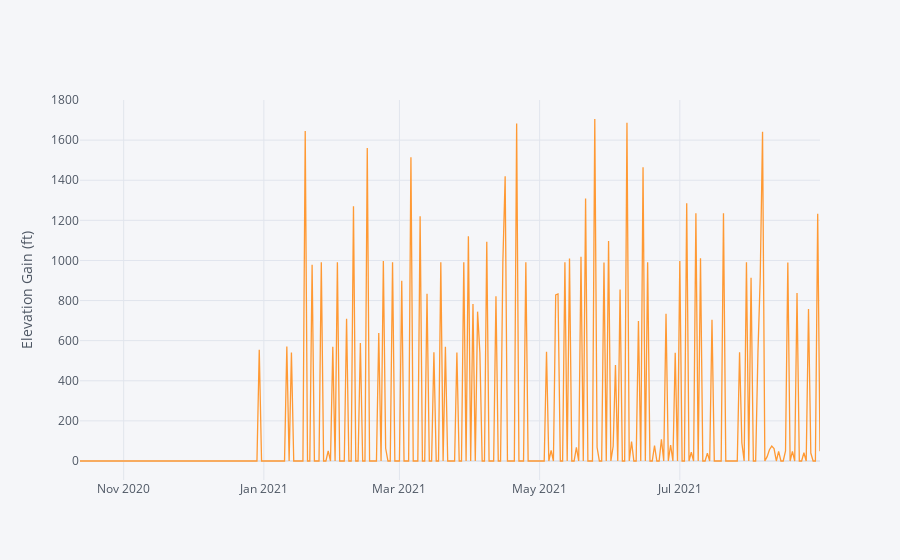

The code cell stored with this chart in its notebook:
### Code cell
strava.iplot(y='Elevation Gain', yTitle='Elevation Gain (ft)')

### Figure 1 — Plotly figure (JSON) as saved in the notebook; plotly's stock layout.template omitted (floating-point values rounded to 4 significant figures; data arrays with more than 128 entries replaced by an {"elided": "..."} marker saying what was removed)
{"data": [{"line": {"color": "rgba(255, 153, 51, 1.0)", "dash": "solid", "shape": "linear", "width": 1.3}, "mode": "lines", "name": "Elevation Gain", "text": "", "type": "scatter", "x": {"elided": "323 str values"}, "y": {"elided": "323 float values"}}], "layout": {"legend": {"bgcolor": "#F5F6F9", "font": {"color": "#4D5663"}}, "paper_bgcolor": "#F5F6F9", "plot_bgcolor": "#F5F6F9", "title": {"font": {"color": "#4D5663"}}, "xaxis": {"gridcolor": "#E1E5ED", "showgrid": true, "tickfont": {"color": "#4D5663"}, "title": {"font": {"color": "#4D5663"}, "text": ""}, "zerolinecolor": "#E1E5ED"}, "yaxis": {"gridcolor": "#E1E5ED", "showgrid": true, "tickfont": {"color": "#4D5663"}, "title": {"font": {"color": "#4D5663"}, "text": "Elevation Gain (ft)"}, "zerolinecolor": "#E1E5ED"}}}
